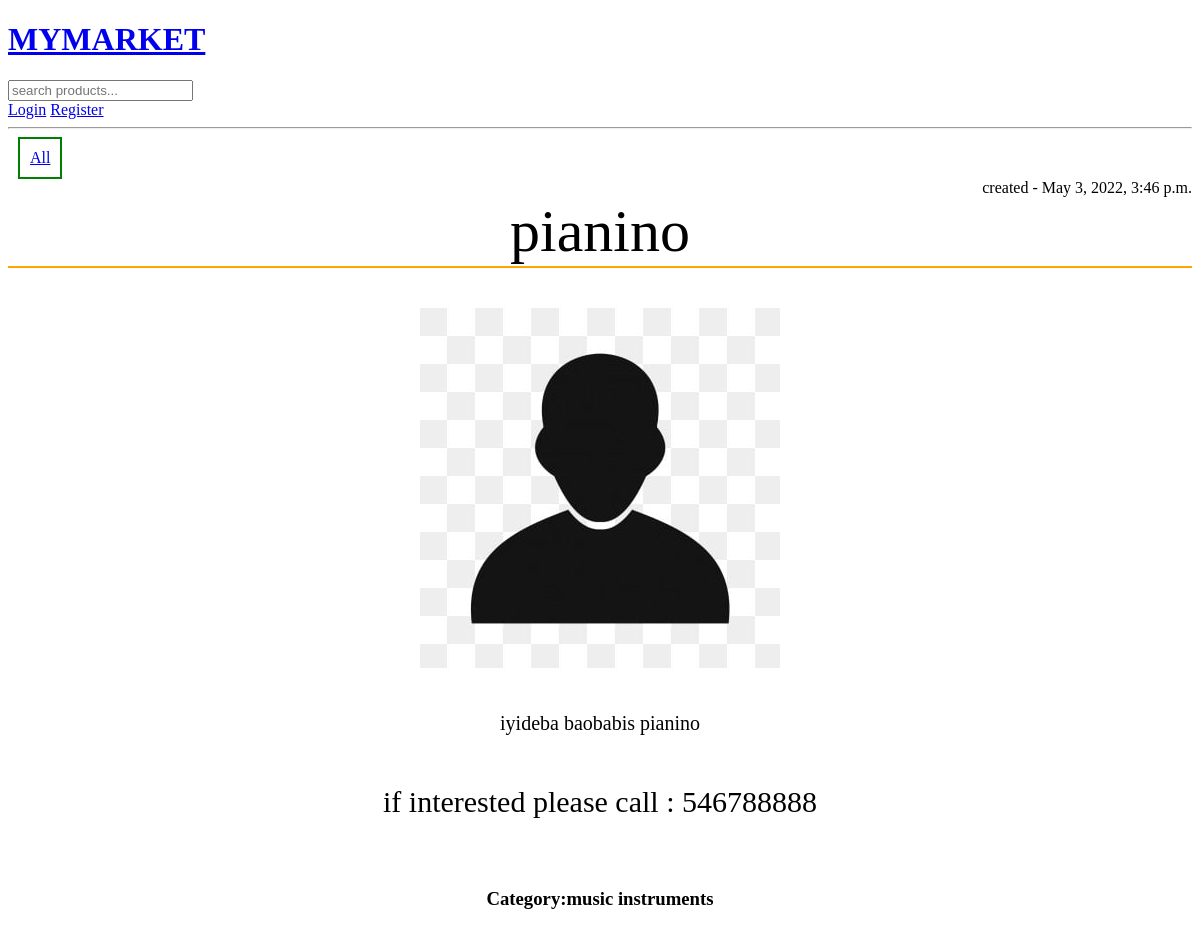
The app's page /product/3/, older data.
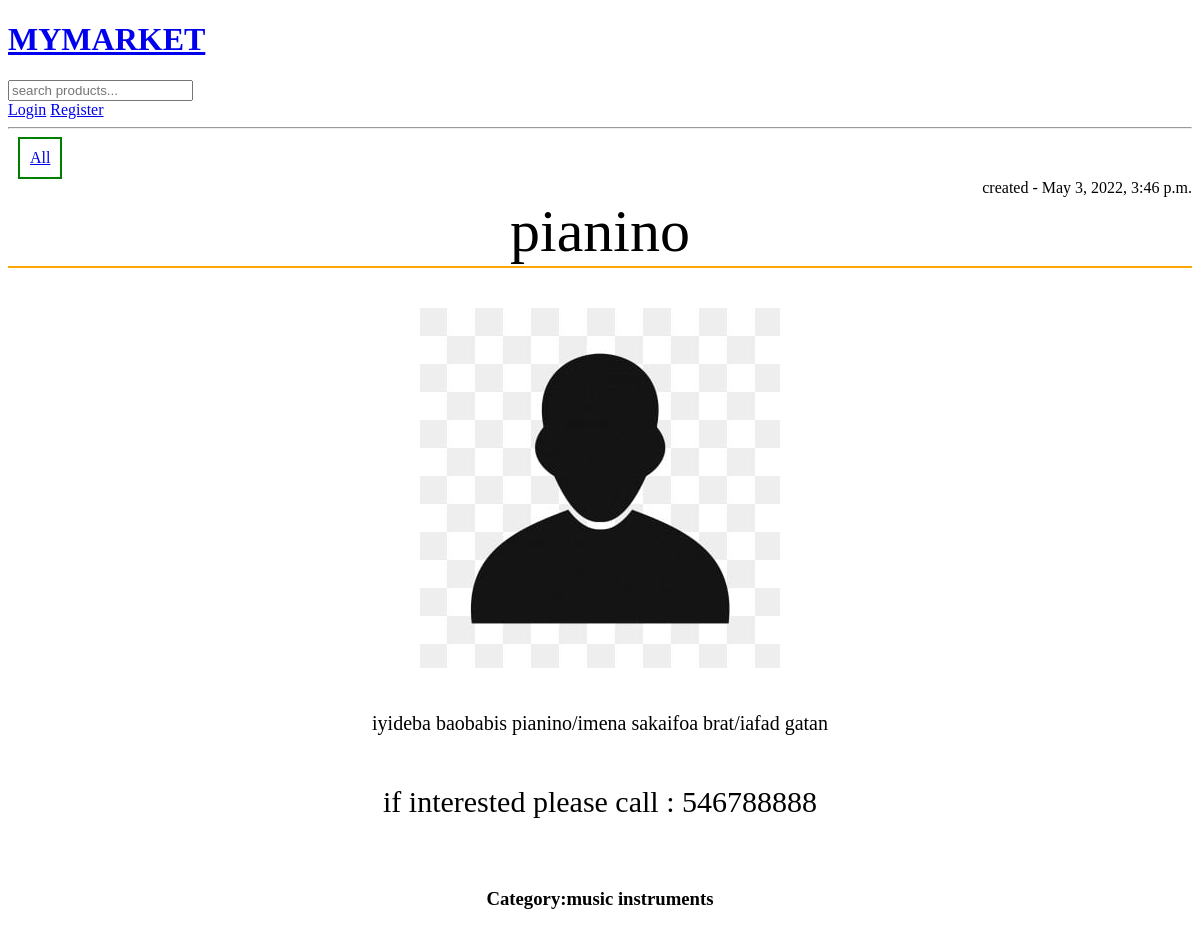
The same page, newer data.
### base/models.py (models this page shows, shortened)
class Product(models.Model):
    name = models.CharField(max_length=40)
    host = models.ForeignKey(User, on_delete=models.SET_NULL, null=True)
    image = models.ImageField(default="yourphoto.jpeg", blank=True, null=True)
    description = models.TextField(null=True, blank=True)
    updated = models.DateTimeField(auto_now=True)
    created = models.DateTimeField(auto_now_add=True)
    phoneNumber = models.CharField(max_length=9, null=True, blank=True)
    category = models.ForeignKey(Category, on_delete=models.SET_NULL, null=True)
    class Meta:
        ordering = ["created", "updated"]

class Category(models.Model):
    name = models.CharField(max_length=50)

### base/views.py (the view)
# urls.py: path('product/<str:pk>/', views.product, name="product"),
def product(request, pk):
    product = Product.objects.get(id=pk)
    context = {"product": product}
    return render(request, "product.html", context)

### base/templates/product.html (shortened to what this page needs)
{% extends "main.html" %}
{% block content %}
    <div  style="display: flex;justify-content: right">
        {% if product.created != product.updated %}
            created - {{ product.created }}
        {% else %}
            created - {{ product.created }} and also updated - {{ product.updated }}
        {% endif %}
        </div>
        <div style="display: flex;justify-content: center;font-size: 60px;border-bottom: 2px orange solid">
            {{ product.name }}
        </div>
    <div style="display:flex;justify-content: center;padding: 40px">
        <div>
            <img src="{{ product.image.url }}" alt="">
        </div>
    </div>
        <div style="display: flex;justify-content: center;font-size: 20px">
            {{ product.description }}
        </div>
    <div style="display: flex;justify-content: center;font-size: 30px;padding: 50px">
        if interested please call : {{ product.phoneNumber }}
    </div>
    <div style="display: flex;justify-content: center">
        <h3>Category:{{ product.category.name }}</h3>
    </div>
{% endblock %}

Row changes from the older to the newer data that the page shows:
changed Product "pianino": description "iyideba baobabis pianino" → "iyideba baobabis pianino/imena sakaifoa brat/iafad gatan"
